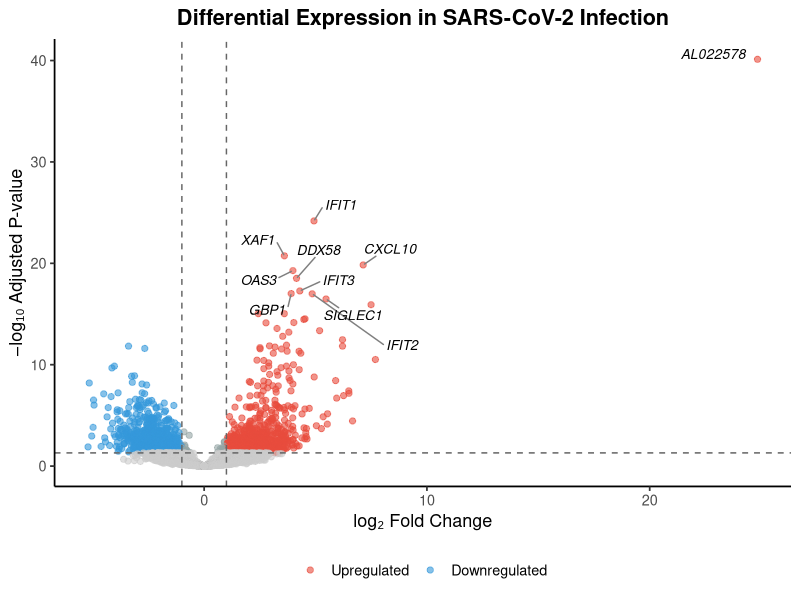
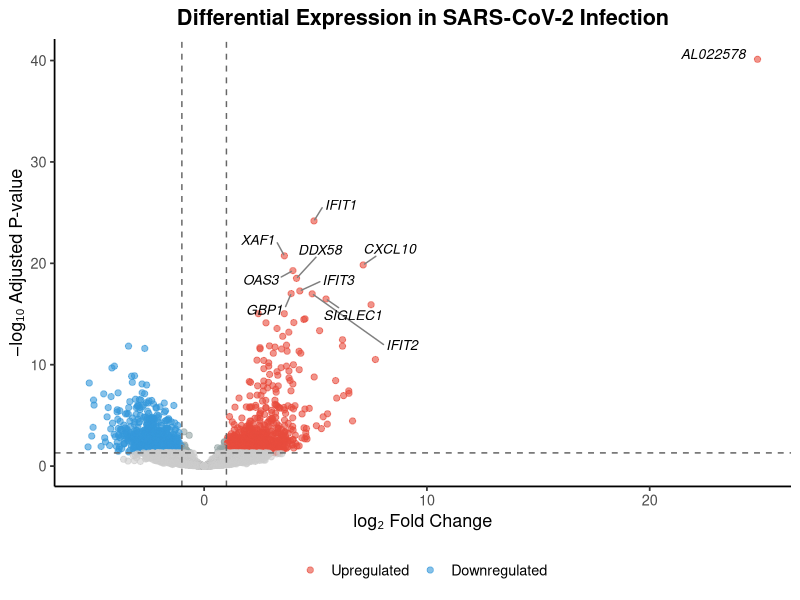

Reproduce these figures in R, in order.
#!/usr/bin/env Rscript
# Volcano plot visualisation of differential expression results

library(ggplot2)
library(ggrepel)
library(dplyr)

res <- read.csv("results/tables/deseq2_results.csv", stringsAsFactors = FALSE)

# Classify genes
res <- res %>%
  filter(!is.na(padj), !is.na(log2FoldChange)) %>%
  mutate(
    sig = case_when(
      padj >= 0.05 ~ "NS",
      log2FoldChange > 1 ~ "Up",
      log2FoldChange < -1 ~ "Down",
      TRUE ~ "Marginal"
    )
  )

# Select top genes for labelling
top_genes <- res %>%
  filter(padj < 0.001, abs(log2FoldChange) > 2) %>%
  arrange(padj) %>%
  head(10)

message("Labelling ", nrow(top_genes), " genes: ", 
        paste(top_genes$gene, collapse = ", "))

# Plot
ggplot(res, aes(log2FoldChange, -log10(padj))) +
  geom_point(aes(color = sig), alpha = 0.6, size = 1.8) +
  scale_color_manual(
    values = c("Up" = "#e74c3c", "Down" = "#3498db", 
               "Marginal" = "#95a5a6", "NS" = "grey80"),
    breaks = c("Up", "Down"),
    labels = c("Upregulated", "Downregulated")
  ) +
  geom_text_repel(
    data = top_genes,
    aes(label = gene),
    size = 3.5,
    fontface = "italic",
    max.overlaps = 20,
    box.padding = 0.5,
    segment.color = "grey50"
  ) +
  geom_hline(yintercept = -log10(0.05), linetype = "dashed", color = "grey40") +
  geom_vline(xintercept = c(-1, 1), linetype = "dashed", color = "grey40") +
  labs(
    title = "Differential Expression in SARS-CoV-2 Infection",
    x = "log₂ Fold Change",
    y = "−log₁₀ Adjusted P-value",
    color = NULL
  ) +
  theme_classic(base_size = 13) +
  theme(
    plot.title = element_text(face = "bold", hjust = 0.5),
    legend.position = "bottom"
  )

dir.create("results/figures", recursive = TRUE, showWarnings = FALSE)
ggsave("results/figures/volcano_plot.png", width = 8, height = 7, dpi = 300)

# Save top genes
write.csv(
  top_genes %>% dplyr::select(gene, log2FoldChange, padj, baseMean),
  "results/tables/top_genes.csv",
  row.names = FALSE
)

message("Volcano plot saved")
